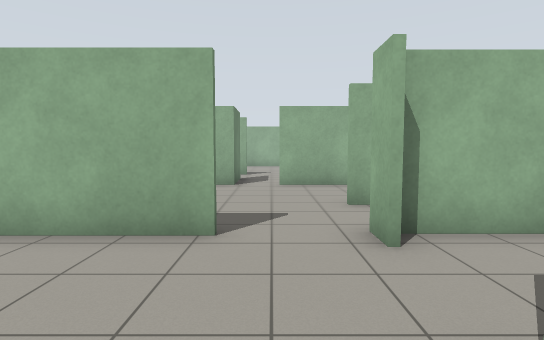
view 1 (above)

20 first-person views from a walk through a Gazebo world. The camera is 1.2 m above the floor, tilts 4° down and sees 80° across. The floor is counted in squares, 1 m on a side. Each view is taken from the middle of a square. On the plan, view 1 faces up. The plan holds only what a view shows up to about 13 squares ahead; the rest is blank.

view 2
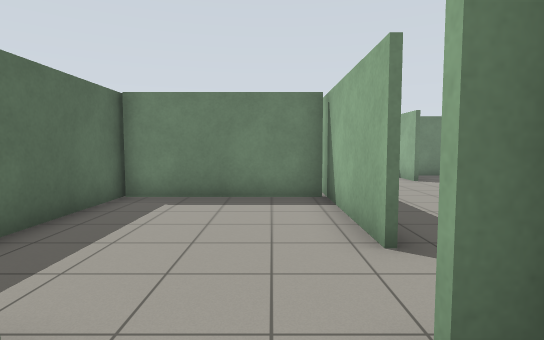

view 3
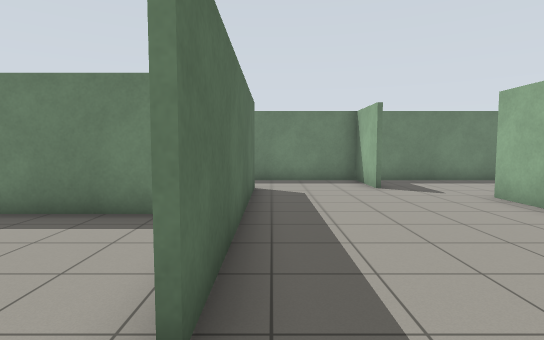

view 4
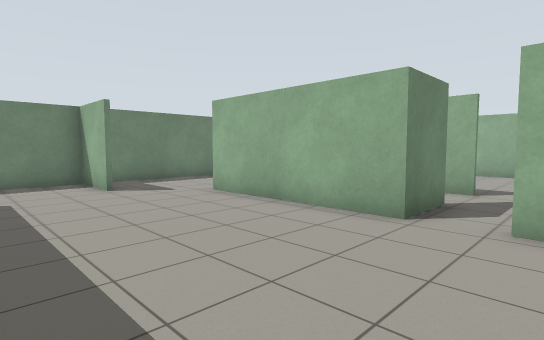

view 5
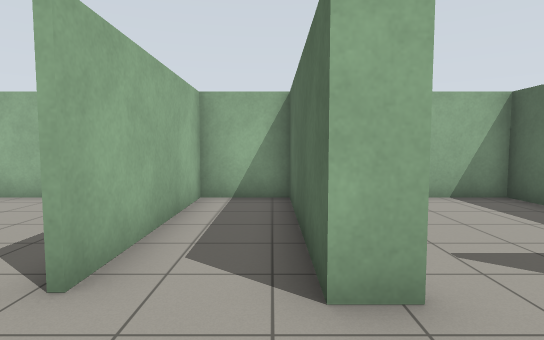

view 6
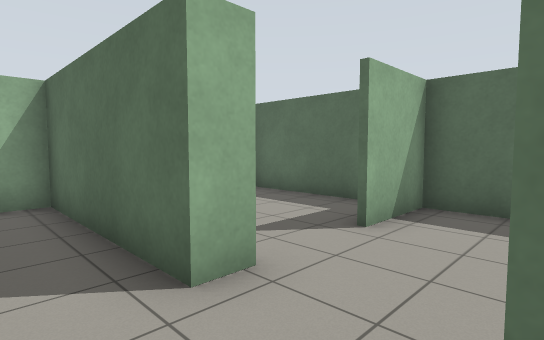

view 7
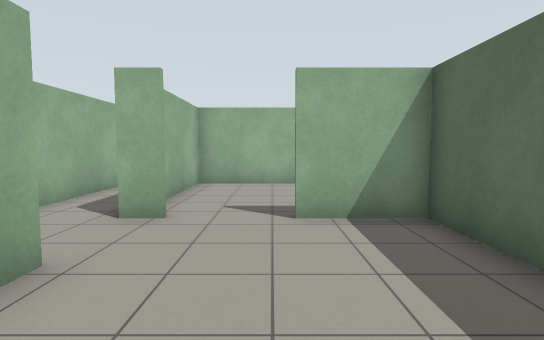

view 8
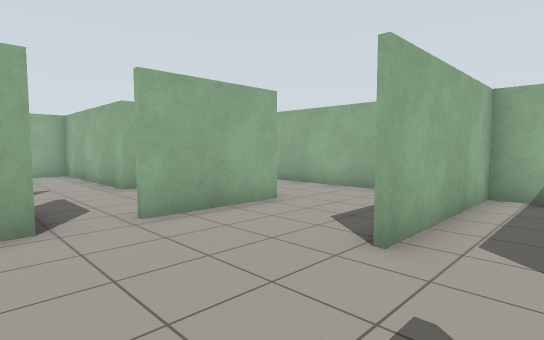

view 9
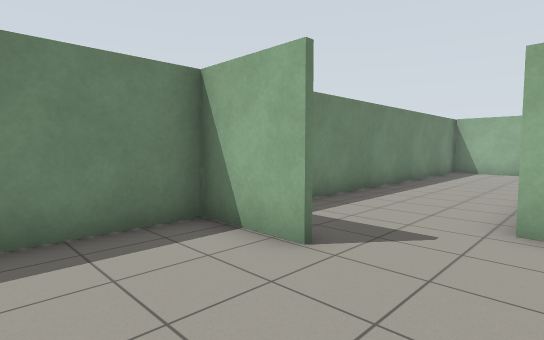

view 10
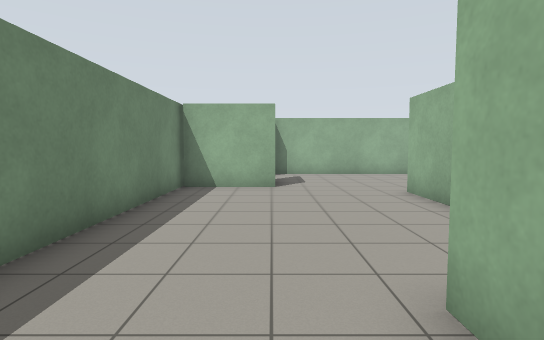

view 11
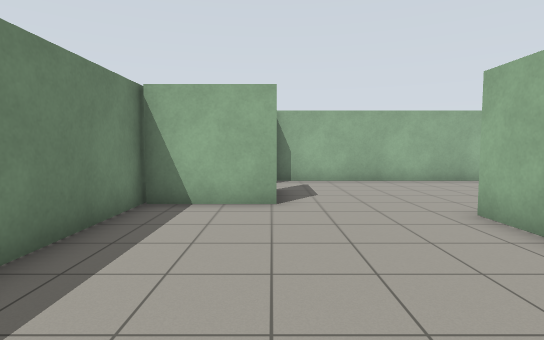

view 12
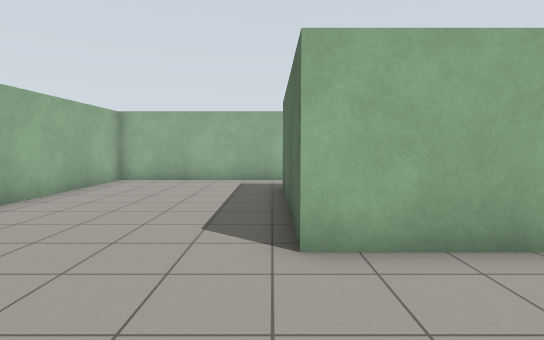

view 13
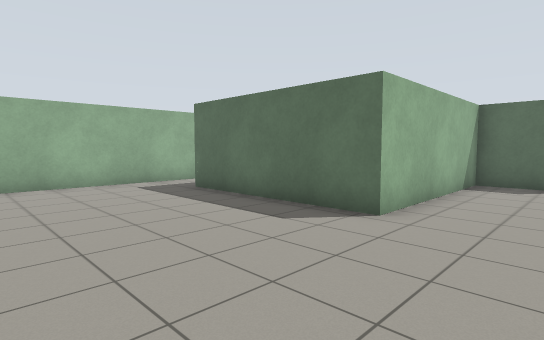

view 14
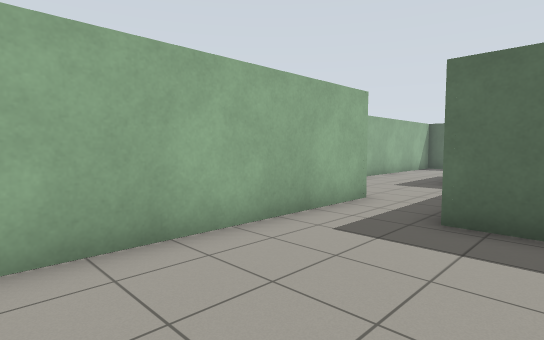

view 15
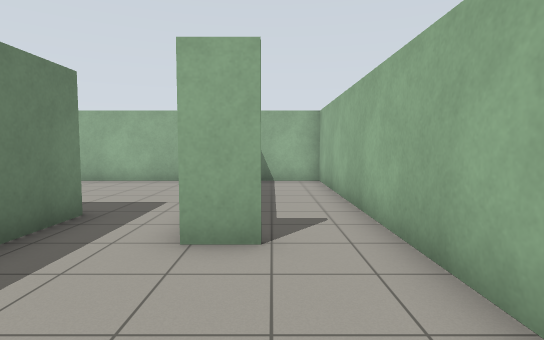

view 16
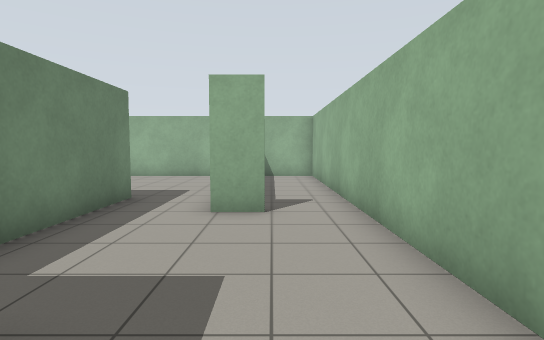

view 17
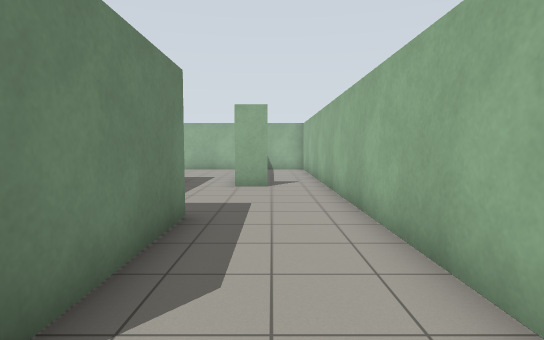

view 18
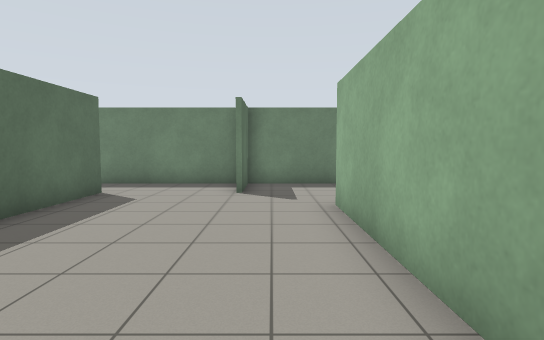

view 19
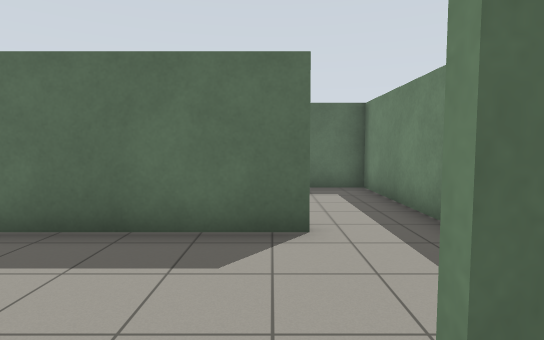

view 20
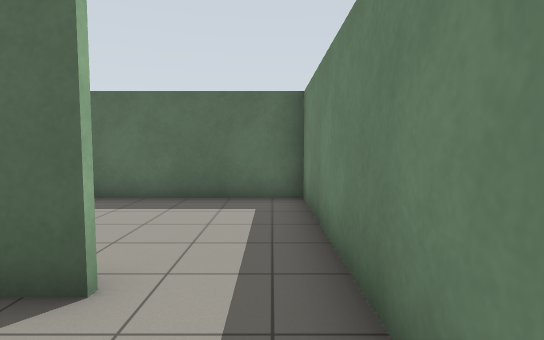

### Floor plan
Ten units are one square. View 1 is at (0, 0); x grows to the right and y downward. Boxes are objects, and circles mark ways between rooms. Rooms are numbered by the first view taken in them; rooms with no view inside come last. Other rooms are left out.
<svg viewBox="-112 -271 184 282">
<path fill="none" stroke="#000" d="M-8 -43 -56 -43M14 -38 14 -45M-48 -42 -48 6M-50 6 14 6 14 -16M27 6 67 6 67 -50M67 -43 15 -43 15 -38M-12 -103 -67 -103M-84 -81 -107 -81 -107 -34M-86 -45 -8 -45M14 -45 67 -45M16 -103 1 -103M67 -50 67 -67 15 -67M-79 -218 -107 -218M-61 -143 -44 -143 -44 -207 15 -207 15 -186M-107 -223 -107 -81M-67 -134 -67 -144M39 -189 39 -266 -79 -266M-107 -82 -84 -82M35 -146 35 -106M49 -189 39 -189M15 -186 15 -169M35 -103 16 -103M67 -94 67 -266 46 -266M-107 -34 -107 6 -50 6"/>
<circle cx="20" cy="-25" r="3" fill="#2a7"/>
<circle cx="5" cy="-40" r="3" fill="#2a7"/>
<circle cx="-80" cy="-90" r="3" fill="#2a7"/>
<circle cx="25" cy="-85" r="3" fill="#2a7"/>
<circle cx="-95" cy="-40" r="3" fill="#2a7"/>
<circle cx="30" cy="-180" r="3" fill="#2a7"/>
<text x="-10" y="-20">1</text>
<text x="40" y="-20">2</text>
<text x="-40" y="-70">3</text>
<text x="-50" y="-200">4</text>
<text x="50" y="-160">5</text>
<text x="-80" y="-20">6</text>
</svg>
Room 1 opens to room 2. Room 1 opens to room 3. Room 3 opens to room 4. Room 3 opens to room 5. Room 3 opens to room 6. Room 4 opens to room 5.

Where each view was taken, in squares from view 1:
view 1: 0 up, 0 right, facing up
view 2: 3 up, 3 right, facing left
view 3: 5 up, 1 right, facing left
view 4: 5 up, 1 right, facing up-left
view 5: 5 up, 1 left, facing right
view 6: 6 up, 1 left, facing down-right
view 7: 2 up, 4 left, facing right
view 8: 5 up, 2 left, facing up-right
view 9: 5 up, 6 left, facing up-left
view 10: 12 up, 8 left, facing up
view 11: 15 up, 8 left, facing up
view 12: 21 up, 8 left, facing right
view 13: 26 up, 7 left, facing down-right
view 14: 26 up, 0 right, facing down-right
view 15: 15 up, 5 right, facing up
view 16: 13 up, 5 right, facing up
view 17: 9 up, 5 right, facing up
view 18: 9 up, 0 right, facing left
view 19: 9 up, 8 left, facing down
view 20: 7 up, 10 left, facing down
